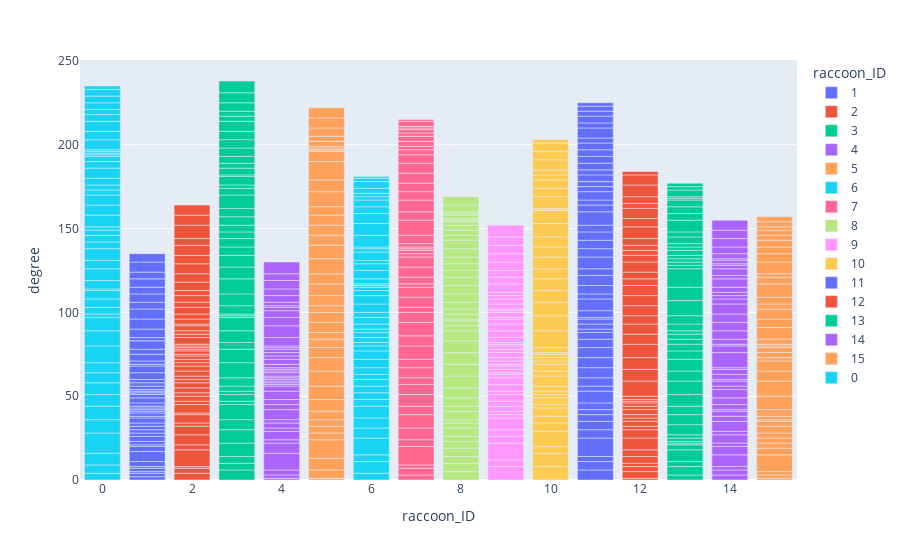

The notebook cell saved with this chart:
### Code cell
fig = px.bar(df, x="raccoon_ID", y="degree", color="raccoon_ID")
fig.show()

### Figure 1 — Plotly figure (JSON) as saved in the notebook; plotly's stock layout.template omitted (floating-point values rounded to 4 significant figures)
{"data": [{"alignmentgroup": "True", "hoverlabel": {"namelength": 0}, "hovertemplate": "raccoon_ID=%{x}<br>degree=%{y}", "legendgroup": "1", "marker": {"color": "#636efa"}, "name": "1", "offsetgroup": "1", "orientation": "v", "showlegend": true, "textposition": "auto", "type": "bar", "x": ["1", "1", "1", "1", "1", "1", "1", "1", "1", "1", "1", "1", "1", "1", "1", "1", "1", "1", "1", "1", "1", "1", "1", "1", "1", "1", "1", "1", "1", "1", "1", "1", "1", "1", "1", "1", "1", "1", "1", "1", "1", "1", "1", "1", "1", "1", "1", "1", "1"], "xaxis": "x", "y": [2, 2, 1, 2, 1, 3, 6, 3, 1, 2, 3, 2, 2, 2, 2, 3, 1, 2, 1, 1, 1, 1, 2, 3, 2, 1, 1, 1, 2, 2, 2, 4, 4, 1, 2, 4, 3, 5, 2, 5, 6, 6, 4, 5, 4, 5, 4, 6, 5], "yaxis": "y"}, {"alignmentgroup": "True", "hoverlabel": {"namelength": 0}, "hovertemplate": "raccoon_ID=%{x}<br>degree=%{y}", "legendgroup": "2", "marker": {"color": "#EF553B"}, "name": "2", "offsetgroup": "2", "orientation": "v", "showlegend": true, "textposition": "auto", "type": "bar", "x": ["2", "2", "2", "2", "2", "2", "2", "2", "2", "2", "2", "2", "2", "2", "2", "2", "2", "2", "2", "2", "2", "2", "2", "2", "2", "2", "2", "2", "2", "2", "2", "2", "2", "2", "2", "2", "2", "2", "2", "2", "2", "2", "2", "2", "2", "2", "2", "2", "2"], "xaxis": "x", "y": [4, 3, 1, 10, 3, 6, 5, 2, 5, 1, 5, 2, 3, 2, 3, 3, 2, 2, 3, 3, 2, 2, 2, 1, 2, 1, 1, 1, 1, 4, 2, 2, 3, 1, 3, 3, 4, 3, 4, 3, 5, 5, 6, 5, 6, 4, 8, 6, 6], "yaxis": "y"}, {"alignmentgroup": "True", "hoverlabel": {"namelength": 0}, "hovertemplate": "raccoon_ID=%{x}<br>degree=%{y}", "legendgroup": "3", "marker": {"color": "#00cc96"}, "name": "3", "offsetgroup": "3", "orientation": "v", "showlegend": true, "textposition": "auto", "type": "bar", "x": ["3", "3", "3", "3", "3", "3", "3", "3", "3", "3", "3", "3", "3", "3", "3", "3", "3", "3", "3", "3", "3", "3", "3", "3", "3", "3", "3", "3", "3", "3", "3", "3", "3", "3", "3", "3", "3", "3", "3", "3", "3", "3", "3", "3", "3", "3", "3"], "xaxis": "x", "y": [6, 4, 4, 8, 8, 6, 9, 2, 4, 2, 3, 5, 9, 8, 4, 7, 8, 1, 1, 5, 7, 9, 7, 7, 5, 5, 4, 4, 5, 5, 8, 4, 2, 5, 1, 4, 3, 4, 5, 5, 5, 6, 3, 3, 5, 6, 7], "yaxis": "y"}, {"alignmentgroup": "True", "hoverlabel": {"namelength": 0}, "hovertemplate": "raccoon_ID=%{x}<br>degree=%{y}", "legendgroup": "4", "marker": {"color": "#ab63fa"}, "name": "4", "offsetgroup": "4", "orientation": "v", "showlegend": true, "textposition": "auto", "type": "bar", "x": ["4", "4", "4", "4", "4", "4", "4", "4", "4", "4", "4", "4", "4", "4", "4", "4", "4", "4", "4", "4", "4", "4", "4", "4", "4", "4", "4", "4", "4", "4", "4", "4", "4", "4", "4", "4", "4", "4", "4", "4", "4", "4", "4", "4"], "xaxis": "x", "y": [1, 2, 3, 10, 6, 2, 5, 2, 3, 2, 6, 3, 3, 5, 3, 1, 1, 1, 1, 1, 1, 2, 1, 1, 1, 2, 3, 2, 2, 2, 1, 1, 5, 7, 5, 4, 2, 1, 2, 4, 4, 5, 4, 7], "yaxis": "y"}, {"alignmentgroup": "True", "hoverlabel": {"namelength": 0}, "hovertemplate": "raccoon_ID=%{x}<br>degree=%{y}", "legendgroup": "5", "marker": {"color": "#FFA15A"}, "name": "5", "offsetgroup": "5", "orientation": "v", "showlegend": true, "textposition": "auto", "type": "bar", "x": ["5", "5", "5", "5", "5", "5", "5", "5", "5", "5", "5", "5", "5", "5", "5", "5", "5", "5", "5", "5", "5", "5", "5", "5", "5", "5", "5", "5", "5", "5", "5", "5", "5", "5", "5", "5", "5", "5", "5", "5", "5", "5", "5"], "xaxis": "x", "y": [1, 0, 0, 0, 5, 7, 11, 4, 4, 4, 5, 7, 8, 9, 8, 6, 5, 4, 6, 6, 4, 6, 7, 6, 9, 8, 6, 6, 6, 5, 9, 7, 11, 6, 1, 0, 1, 1, 3, 3, 5, 6, 6], "yaxis": "y"}, {"alignmentgroup": "True", "hoverlabel": {"namelength": 0}, "hovertemplate": "raccoon_ID=%{x}<br>degree=%{y}", "legendgroup": "6", "marker": {"color": "#19d3f3"}, "name": "6", "offsetgroup": "6", "orientation": "v", "showlegend": true, "textposition": "auto", "type": "bar", "x": ["6", "6", "6", "6", "6", "6", "6", "6", "6", "6", "6", "6", "6", "6", "6", "6", "6", "6", "6", "6", "6", "6", "6", "6", "6", "6", "6", "6", "6", "6", "6", "6", "6", "6", "6", "6", "6", "6", "6", "6", "6", "6", "6", "6", "6", "6", "6"], "xaxis": "x", "y": [4, 7, 4, 10, 6, 6, 7, 4, 4, 4, 4, 3, 4, 5, 5, 3, 2, 3, 3, 2, 3, 4, 3, 5, 5, 3, 2, 1, 1, 3, 5, 4, 2, 5, 2, 1, 7, 7, 6, 4, 4, 2, 2, 3, 4, 2, 1], "yaxis": "y"}, {"alignmentgroup": "True", "hoverlabel": {"namelength": 0}, "hovertemplate": "raccoon_ID=%{x}<br>degree=%{y}", "legendgroup": "7", "marker": {"color": "#FF6692"}, "name": "7", "offsetgroup": "7", "orientation": "v", "showlegend": true, "textposition": "auto", "type": "bar", "x": ["7", "7", "7", "7", "7", "7", "7", "7", "7", "7", "7", "7", "7", "7", "7", "7", "7", "7", "7", "7", "7", "7", "7", "7", "7", "7", "7", "7", "7", "7", "7", "7", "7", "7", "7", "7", "7", "7", "7", "7", "7", "7", "7", "7", "7", "7", "7", "7"], "xaxis": "x", "y": [3, 4, 2, 11, 4, 7, 8, 5, 7, 6, 4, 6, 5, 8, 6, 8, 6, 3, 6, 6, 2, 4, 6, 6, 2, 2, 1, 1, 2, 5, 9, 5, 7, 5, 5, 6, 6, 5, 3, 2, 3, 3, 2, 2, 1, 1, 3, 1], "yaxis": "y"}, {"alignmentgroup": "True", "hoverlabel": {"namelength": 0}, "hovertemplate": "raccoon_ID=%{x}<br>degree=%{y}", "legendgroup": "8", "marker": {"color": "#B6E880"}, "name": "8", "offsetgroup": "8", "orientation": "v", "showlegend": true, "textposition": "auto", "type": "bar", "x": ["8", "8", "8", "8", "8", "8", "8", "8", "8", "8", "8", "8", "8", "8", "8", "8", "8", "8", "8", "8", "8", "8", "8", "8", "8", "8", "8", "8", "8", "8", "8", "8", "8", "8", "8", "8", "8", "8", "8", "8", "8", "8", "8"], "xaxis": "x", "y": [5, 5, 4, 5, 4, 3, 5, 3, 2, 5, 3, 5, 6, 7, 7, 7, 7, 6, 3, 3, 1, 3, 3, 4, 5, 5, 5, 4, 4, 4, 5, 5, 3, 3, 3, 2, 1, 1, 2, 1, 1, 4, 5], "yaxis": "y"}, {"alignmentgroup": "True", "hoverlabel": {"namelength": 0}, "hovertemplate": "raccoon_ID=%{x}<br>degree=%{y}", "legendgroup": "9", "marker": {"color": "#FF97FF"}, "name": "9", "offsetgroup": "9", "orientation": "v", "showlegend": true, "textposition": "auto", "type": "bar", "x": ["9", "9", "9", "9", "9", "9", "9", "9", "9", "9", "9", "9", "9", "9", "9", "9", "9", "9", "9", "9", "9", "9", "9", "9", "9", "9", "9", "9", "9", "9", "9", "9", "9", "9", "9", "9", "9", "9", "9", "9", "9", "9", "9", "9", "9", "9"], "xaxis": "x", "y": [8, 4, 10, 4, 4, 7, 2, 2, 3, 3, 4, 2, 4, 4, 2, 1, 2, 2, 1, 2, 2, 3, 2, 2, 1, 1, 3, 4, 4, 3, 1, 3, 1, 1, 3, 3, 2, 2, 5, 4, 4, 5, 5, 5, 5, 7], "yaxis": "y"}, {"alignmentgroup": "True", "hoverlabel": {"namelength": 0}, "hovertemplate": "raccoon_ID=%{x}<br>degree=%{y}", "legendgroup": "10", "marker": {"color": "#FECB52"}, "name": "10", "offsetgroup": "10", "orientation": "v", "showlegend": true, "textposition": "auto", "type": "bar", "x": ["10", "10", "10", "10", "10", "10", "10", "10", "10", "10", "10", "10", "10", "10", "10", "10", "10", "10", "10", "10", "10", "10", "10", "10", "10", "10", "10", "10", "10", "10", "10", "10", "10", "10", "10", "10", "10", "10", "10", "10", "10", "10"], "xaxis": "x", "y": [8, 8, 4, 9, 5, 4, 5, 2, 4, 2, 2, 3, 6, 3, 4, 2, 2, 2, 1, 3, 10, 9, 8, 7, 7, 6, 7, 6, 6, 8, 8, 0, 1, 7, 5, 5, 3, 3, 6, 5, 5, 2], "yaxis": "y"}, {"alignmentgroup": "True", "hoverlabel": {"namelength": 0}, "hovertemplate": "raccoon_ID=%{x}<br>degree=%{y}", "legendgroup": "11", "marker": {"color": "#636efa"}, "name": "11", "offsetgroup": "11", "orientation": "v", "showlegend": true, "textposition": "auto", "type": "bar", "x": ["11", "11", "11", "11", "11", "11", "11", "11", "11", "11", "11", "11", "11", "11", "11", "11", "11", "11", "11", "11", "11", "11", "11", "11", "11", "11", "11", "11", "11", "11", "11", "11", "11", "11", "11", "11", "11", "11", "11", "11", "11", "11", "11", "11", "11", "11", "11", "11", "11", "11", "11", "11"], "xaxis": "x", "y": [6, 5, 3, 11, 5, 5, 4, 3, 4, 7, 3, 5, 6, 6, 6, 5, 4, 2, 3, 3, 1, 4, 7, 3, 5, 6, 4, 7, 5, 5, 5, 4, 8, 4, 3, 5, 3, 3, 0, 4, 3, 4, 4, 4, 4, 3, 6, 3, 4, 3, 3, 2], "yaxis": "y"}, {"alignmentgroup": "True", "hoverlabel": {"namelength": 0}, "hovertemplate": "raccoon_ID=%{x}<br>degree=%{y}", "legendgroup": "12", "marker": {"color": "#EF553B"}, "name": "12", "offsetgroup": "12", "orientation": "v", "showlegend": true, "textposition": "auto", "type": "bar", "x": ["12", "12", "12", "12", "12", "12", "12", "12", "12", "12", "12", "12", "12", "12", "12", "12", "12", "12", "12", "12", "12", "12", "12", "12", "12", "12", "12", "12", "12", "12", "12", "12", "12", "12", "12", "12", "12", "12", "12", "12", "12", "12", "12"], "xaxis": "x", "y": [1, 4, 3, 2, 4, 4, 7, 5, 2, 3, 2, 2, 3, 2, 2, 1, 1, 2, 9, 7, 7, 8, 6, 6, 5, 6, 6, 6, 4, 4, 6, 4, 3, 3, 4, 7, 5, 6, 3, 4, 7, 6, 2], "yaxis": "y"}, {"alignmentgroup": "True", "hoverlabel": {"namelength": 0}, "hovertemplate": "raccoon_ID=%{x}<br>degree=%{y}", "legendgroup": "13", "marker": {"color": "#00cc96"}, "name": "13", "offsetgroup": "13", "orientation": "v", "showlegend": true, "textposition": "auto", "type": "bar", "x": ["13", "13", "13", "13", "13", "13", "13", "13", "13", "13", "13", "13", "13", "13", "13", "13", "13", "13", "13", "13", "13", "13", "13", "13", "13", "13", "13", "13", "13", "13", "13", "13", "13", "13", "13", "13", "13", "13", "13", "13", "13", "13", "13", "13"], "xaxis": "x", "y": [3, 5, 3, 7, 3, 1, 1, 2, 2, 6, 6, 5, 7, 8, 6, 7, 5, 4, 3, 3, 2, 4, 5, 9, 8, 11, 2, 2, 2, 2, 3, 2, 2, 4, 3, 7, 4, 4, 4, 1, 1, 4, 2, 2], "yaxis": "y"}, {"alignmentgroup": "True", "hoverlabel": {"namelength": 0}, "hovertemplate": "raccoon_ID=%{x}<br>degree=%{y}", "legendgroup": "14", "marker": {"color": "#ab63fa"}, "name": "14", "offsetgroup": "14", "orientation": "v", "showlegend": true, "textposition": "auto", "type": "bar", "x": ["14", "14", "14", "14", "14", "14", "14", "14", "14", "14", "14", "14", "14", "14", "14", "14", "14", "14", "14", "14", "14", "14", "14", "14", "14", "14", "14", "14", "14", "14", "14", "14", "14", "14", "14", "14", "14", "14", "14", "14", "14", "14", "14", "14", "14"], "xaxis": "x", "y": [3, 3, 2, 7, 5, 2, 5, 2, 6, 3, 3, 1, 3, 4, 5, 2, 3, 1, 3, 3, 1, 9, 4, 1, 3, 5, 5, 5, 6, 3, 2, 2, 3, 5, 2, 4, 2, 1, 2, 1, 3, 4, 5, 5, 6], "yaxis": "y"}, {"alignmentgroup": "True", "hoverlabel": {"namelength": 0}, "hovertemplate": "raccoon_ID=%{x}<br>degree=%{y}", "legendgroup": "15", "marker": {"color": "#FFA15A"}, "name": "15", "offsetgroup": "15", "orientation": "v", "showlegend": true, "textposition": "auto", "type": "bar", "x": ["15", "15", "15", "15", "15", "15", "15", "15", "15", "15", "15", "15", "15", "15", "15", "15", "15", "15", "15", "15", "15", "15", "15", "15", "15", "15", "15", "15", "15", "15", "15", "15", "15", "15", "15", "15", "15", "15", "15", "15"], "xaxis": "x", "y": [1, 2, 2, 10, 4, 3, 3, 3, 4, 3, 1, 2, 4, 8, 9, 6, 6, 2, 3, 3, 1, 1, 3, 7, 5, 6, 3, 4, 8, 4, 2, 7, 5, 4, 4, 3, 3, 2, 3, 3], "yaxis": "y"}, {"alignmentgroup": "True", "hoverlabel": {"namelength": 0}, "hovertemplate": "raccoon_ID=%{x}<br>degree=%{y}", "legendgroup": "0", "marker": {"color": "#19d3f3"}, "name": "0", "offsetgroup": "0", "orientation": "v", "showlegend": true, "textposition": "auto", "type": "bar", "x": ["0", "0", "0", "0", "0", "0", "0", "0", "0", "0", "0", "0", "0", "0", "0", "0", "0", "0", "0", "0", "0", "0", "0", "0", "0", "0", "0", "0", "0", "0", "0", "0", "0", "0", "0", "0", "0", "0", "0", "0", "0", "0", "0", "0", "0", "0", "0", "0"], "xaxis": "x", "y": [4, 5, 7, 12, 8, 8, 7, 7, 6, 6, 10, 9, 8, 2, 4, 5, 5, 1, 5, 7, 5, 7, 4, 4, 3, 2, 7, 6, 6, 3, 3, 4, 6, 4, 3, 1, 1, 1, 1, 6, 5, 6, 4, 3, 4, 4, 4, 2], "yaxis": "y"}], "layout": {"barmode": "relative", "legend": {"title": {"text": "raccoon_ID"}, "tracegroupgap": 0}, "margin": {"t": 60}, "xaxis": {"anchor": "y", "categoryarray": ["1", "2", "3", "4", "5", "6", "7", "8", "9", "10", "11", "12", "13", "14", "15", "0"], "categoryorder": "array", "domain": [0, 1], "title": {"text": "raccoon_ID"}}, "yaxis": {"anchor": "x", "domain": [0, 1], "title": {"text": "degree"}}}}
